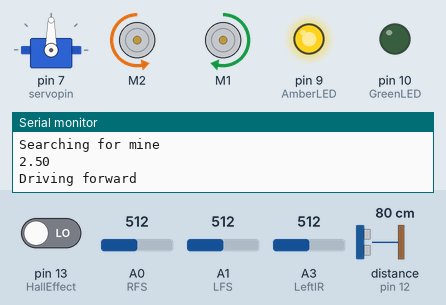
Simulated run of this sketch. Board: Arduino Uno, built with avr-gcc and run on an emulated ATmega328P. Parts: servo, 2 × DC motor (green arrow = forward, orange = backward, longer = faster), output pins drawn as LEDs (lit = HIGH), the last lines printed to the serial monitor. Wiring (inferred from the names in the program): ultrasonic range finder: trigger pin 11; echo pin 12. The inputs (shaded band) are chosen by the test bench; at power-on: distance to the obstacle (sensor on pin 12) 80 cm, pin 13 (HallEffect) LOW, A0 (RFS) = 512, A1 (LFS) = 512, A3 (LeftIR) = 512. The echo pulse lasts 58.3 µs per cm; pins used as bus, display or sensor lines are not drawn.

Above: at 4.2 s.
4.3 s: distance to the obstacle (sensor on pin 12) set to 66 cm
14.0 s: distance to the obstacle (sensor on pin 12) set to 55 cm
18.0 s: distance to the obstacle (sensor on pin 12) set to 2 cm
At 26.8 s:
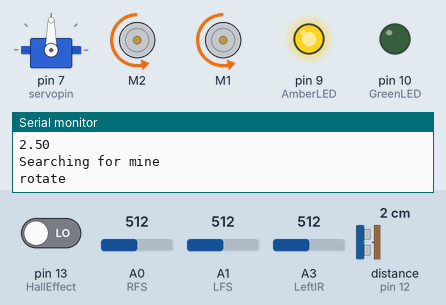
27.1 s: distance to the obstacle (sensor on pin 12) set to 120 cm
At 33.8 s:
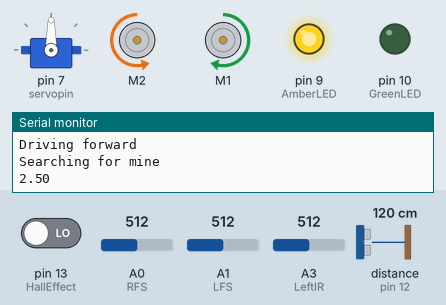
34.6 s: pin 13 (HallEffect) driven HIGH
At 40.1 s:
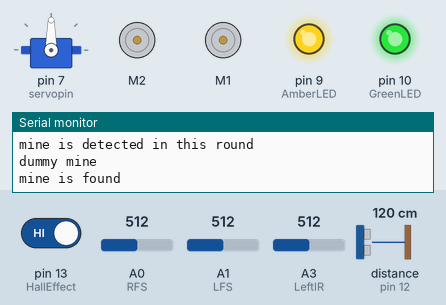
46.2 s: distance to the obstacle (sensor on pin 12) set to 4 cm
At 51.7 s:
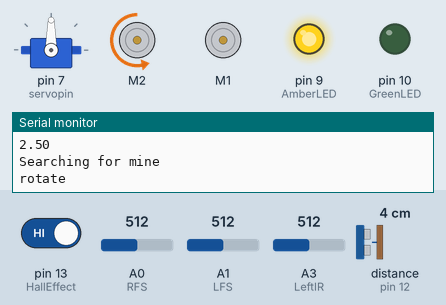
Timing chart, 0 to 53.2 s (numbered marks = the images above; inputs shaded):
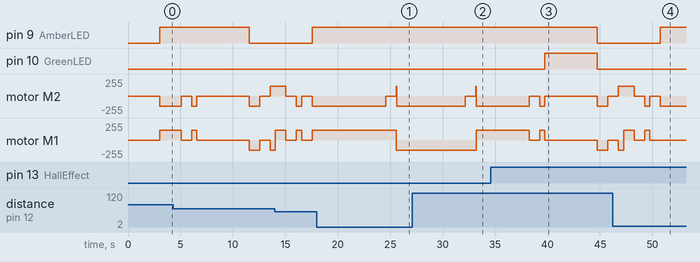

The sketch:

Wednesday_competition_Leo_comment.ino
```cpp
#define trigPin 11
#define echoPin 12
#define GreenLED 10
#define AmberLED 9

#define LFS A1 //line follower left sensor
#define RFS A0 // line follower right sensor
#define servopin 7
#define HallEffect 13

#define LeftIR A3


//#include <turning_left.ino> //the file that holds turning function
#include <Wire.h>
#include <Adafruit_MotorShield.h>
#include <Servo.h>

Servo myservo;
// Create the motor shield object with the default I2C address
Adafruit_MotorShield AFMS = Adafruit_MotorShield();

// Select which 'port' M1, M2, M3 or M4. In this case, M1 and M2
Adafruit_DCMotor *rightMotor = AFMS.getMotor(2);
Adafruit_DCMotor *leftMotor = AFMS.getMotor(1);

void searching_for_mines(int line_follower_right,int line_follower_left,int ultrasound_distance);
void mine_found(int line_follower_right,int line_follower_left,int ultrasound_distance);
void driving_forward(int driving_speed, int driving_time);
void turning_about_its_centre(int turning_speed, int driving_time, int turn_direction); //declaring function
void turning_to_the_next_line(int turning_speed, int driving_time, int turn_direction);
void driving_backward(int driving_speed, int driving_time);
void line_follower(int right_or_left);
void blinking(int ledPin);

int line_follower_threshold = 700; //line follower readings are >900 when white line and  <300 when black surface (DEPENDS ON WEATHER)
int turning_time_right_using_one_wheel = 530; //calibrate after each change made to the prototype
int turning_time_left_using_one_wheel = 650;
//int turning_time_right_centre = 130;
//int turning_time_left_centre = 130;
//int turning_time_around_centre = 280;

int threshold_IR = 1.8; // threshold for IR sensor

unsigned long currentmillis, previousmillis = 0, turnmillis = 0, IRmillis = 0, interval = 1000, ledState = 0;

long duration, ultrasound_distance;
long line_follower_left,line_follower_right;

int detecting_mine();
int dummy_or_live();

int mine = 0; //is 1 if found, is 0 if not
int turns = 1; //a variable that is couting how many turns has the robot made
int right_angle = 1; //used for the last part for guiding the robot back to it's starting position
int stop_program = 0; //will run everything until it is not 1
int active = 0; //0 for dummy and 1 for active
int pos = 20, lever_flag = 0; //initial position and direction of servo
int line_follower_starting_variable =0 ; //used to avoid turning at the beginning when robot moves from starting position
int line_follower_final_variable = 0; //used to avoid fluctuation in the line follower sensor readings when it rotates

int variable_1 = 0; //for avoiding ultrasound fluctuation
int variable_2 = 0;
int variable_3 = 0;

void setup()
{
  Serial.begin (9600);

  pinMode(trigPin, OUTPUT);
  pinMode(echoPin, INPUT);
  pinMode(AmberLED, OUTPUT);
  pinMode(GreenLED, OUTPUT);
  pinMode(LFS, INPUT);
  pinMode(RFS, INPUT);
  myservo.attach(servopin);

  AFMS.begin();  // create with the default frequency 1.6KHz

  //time to take out the usb cable
  Serial.println("waiting");
  int i;
  for (i=0; i<300; i++)
  {
    delay(10);
  }
}

void loop()
{
  if (stop_program == 0)
  {

    //light sensor for line following readings
    line_follower_left = analogRead(LFS);
    line_follower_right = analogRead(RFS);

    //ultrasound readings
    digitalWrite(trigPin, LOW); // Added this line
    delayMicroseconds(2); // Added this line
    digitalWrite(trigPin, HIGH);
    delayMicroseconds(10); // Added this line
    digitalWrite(trigPin, LOW);
    duration = pulseIn(echoPin, HIGH);
    ultrasound_distance = (duration/2) / 29.1;

    currentmillis = millis();
    if (mine == 0)
      blinking(AmberLED);

    //if mine is not found use function searching_for_mines
    if (mine == 0)
    {
      line_follower_starting_variable = line_follower_starting_variable + 1 ;
      searching_for_mines(line_follower_right,line_follower_left, ultrasound_distance);
    }

    //if mine is found use function mine_found
    if (mine == 1)
    {
      mine_found(line_follower_right,line_follower_left,ultrasound_distance);
    }
  }
}


//    searching for mine, will make 6 turns and then come back to the starting position if nothing is found,
//    if found will jump to mine_found function
void searching_for_mines(int line_follower_right,int line_follower_left, int ultrasound_distance)
{
  Serial.println("Searching for mine");
  if (turns < 6) //this amount of turns was chosen so it would fulfill the task in 5 mins
  {

    //turning using one wheel when it sees the white line, should turn to the next line
    if (line_follower_right > line_follower_threshold && line_follower_left > line_follower_threshold &&line_follower_starting_variable >100 )
    {
      int turning_speed = 150;
      int driving_time = turning_time_right_using_one_wheel;
      driving_backward(turning_speed, driving_time/2); //so while rotating would not touch the box for mines
      turning_to_the_next_line(turning_speed, driving_time, 2); //turn direction = 2, because to the right
      turns = turns + 1; //to estimate how many turns the robot has done

    }

    //just in case it does not sense anything just go forward
    if (ultrasound_distance >= 300 || ultrasound_distance <= 0)
    {
      Serial.println("Out of range");
      Serial.println("Driving forward");
      int driving_speed = 150;
      int driving_time = 5;
      driving_forward(driving_speed, driving_time);
      delay(10);
    }

    else
    {
      if (ultrasound_distance <= 35) //avoid robot turning at the wrong time
      {
        variable_3 = variable_2;
        variable_2 = variable_1;
        variable_1 = 1;
      }
      if (ultrasound_distance > 35) //variable were added, because the ultrasound sensor was fluctuating
      {
        variable_3 = variable_2;
        variable_2 = variable_1;
        variable_1 = 0;
      }

      //This is turning using one wheel when it sees the wall
      if (ultrasound_distance<=35 && variable_1 == 1 && variable_2 == 1 && variable_3 == 1) //turns if all 3 variables are 1 (3 in a row readings are correct)
      {
        Serial.println("rotate");
        int turning_speed = 150;
        int driving_time = turning_time_left_using_one_wheel;//for the compiler
        int turn_direction = 1; //turn_direction = 1 if left, = 2 if right
        turning_to_the_next_line(turning_speed, driving_time, turn_direction);

        turns = turns + 1; //to estimate how many turns it will do
        variable_1 =variable_2 = variable_3 = 0;

        int driving_speed=150;
        driving_time=3000;
        driving_backward(driving_speed, driving_time); //driving backwards to adjust to the walls

        turnmillis = millis();
      }

      //function for detecting mine
      mine = detecting_mine();
      if (mine == 1) //mine detected
      {
        Serial.println("mine is detected in this round");
        digitalWrite(AmberLED, HIGH);
        leftMotor -> run(RELEASE);
        rightMotor -> run(RELEASE);
        delay(1000);
        int driving_speed = 150;
        int driving_time = 5;
        driving_forward(driving_speed, driving_time);
        delay(500);
        rightMotor -> run(RELEASE);
        leftMotor -> run(RELEASE);
        active = dummy_or_live(); //drive forward to utilize the hall effect
      }

      if (ultrasound_distance > 35 && mine == 0)
      {
        Serial.println("Driving forward");
        int driving_speed = 150;
        int driving_time = 5;
        driving_forward(driving_speed, driving_time);
        delay(10);
      }
    }
  }
  if (turns == 6) // will start driving back to the starting position
  {

    if (ultrasound_distance <= 35)
    {
      variable_3 = variable_2;
      variable_2 = variable_1;
      variable_1 = 1;
    }
    if (ultrasound_distance > 35)
    {
      variable_3 = variable_2;
      variable_2 = variable_1;
      variable_1 = 0;
    }

    line_follower_final_variable = line_follower_final_variable + 1;

    // right_angle variable makes sure that the turns are made one after another, prevents incorrect movement of the robot
    if (ultrasound_distance <= 35 && ultrasound_distance >= 20 && right_angle == 2 && variable_1 == 1 && variable_2 == 1 && variable_3 == 1)
    {
      //the robot will be turning right to place itself in the starting position
      int turning_speed = 150;
      int driving_time = 250;
      turning_to_the_next_line(turning_speed, driving_time, right_angle);
      rightMotor->run(RELEASE);
      leftMotor->run(RELEASE);
      delay(1000);

      stop_program = 1; //will stop the robot from moving

      //in case stop_program does not work, use the loop so it would be enough time to unplug the battery
      Serial.print("stop running");
      int i;
      for (i=0; i<1000; i++)
      {
        delay(10);
      }
    }

    //turning left once the white line is found
    if ((line_follower_right > line_follower_threshold && line_follower_left > line_follower_threshold && line_follower_final_variable >= 50) && right_angle == 1)
    {
      int turning_speed = 150;
      int driving_time = 230;  //need to be calibrated
      driving_backward(turning_speed, driving_time/2); //so while rotating would not touch the box for mines
      turning_to_the_next_line(turning_speed, driving_time, right_angle); // turn to the left 90 degrees
      right_angle = 2;
    }

    //following the line
    if (line_follower_left > line_follower_threshold && right_angle == 2)
    {
      line_follower(1);
    }
    if (line_follower_right > line_follower_threshold && right_angle == 2)
    {
      line_follower(2);
    }

    else
    {
      Serial.println("Driving forward");
      int driving_speed = 150;
      int driving_time = 10;
      driving_forward(driving_speed, driving_time); //might worth checking what would change if put release at the end
      delay(10);
    }
  }
}

//function that is running when the mine = 1 (it is found)
void mine_found(int line_follower_right,int line_follower_left,int ultrasound_distance)
{
  Serial.println("mine is found");
  leftMotor -> run(RELEASE);
  rightMotor -> run(RELEASE); //stops driving
  //controlling LED
  if(active == 0)
    digitalWrite(GreenLED, HIGH);
  delay(5000);
  digitalWrite(AmberLED, LOW);
  digitalWrite(GreenLED, LOW);
  mine = 0;
  //turning to avoid mine sticking to robot or detecting it twice
  int turning_speed = 150;
  int driving_time = 100;  //not calibrated yet
  turning_about_its_centre(turning_speed, driving_time, 1);
  driving_backward(turning_speed, driving_time);
  delay(500);
  turning_about_its_centre(turning_speed, driving_time, 2);
  driving_forward(turning_speed, driving_time);
  delay(500);
  leftMotor -> run(RELEASE);
  rightMotor -> run(RELEASE);
  Serial.println("wiggle successful");
  delay(1000);
}

//function that commands to drive forward
void driving_forward(int driving_speed, int driving_time)
{
  rightMotor->run(BACKWARD);
  leftMotor->run(FORWARD);
  int i;
  for (i=0; i < driving_time; i++)
  {
    leftMotor->setSpeed(driving_speed); //sets speed for both motors
    rightMotor->setSpeed(driving_speed);
  }
}

//function that commands to drive backwards
void driving_backward(int driving_speed, int driving_time)
{
  rightMotor->run(FORWARD);
  leftMotor->run(BACKWARD);
  int i;
  for (i=0; i < driving_time; i++)
  {
    leftMotor->setSpeed(driving_speed); //sets speed for both motors
    rightMotor->setSpeed(driving_speed);
  }
}

//function that commands to turn to the next line (turn 180, but using one wheel only
void turning_to_the_next_line(int turning_speed, int driving_time, int turn_direction)
{
  AFMS.begin();  // create with the default frequency 1.6KHz // not sure if this is needed
  int i;

  if (turn_direction == 1)
  { //turning left
    rightMotor->run(BACKWARD);
    for (i=0; i < driving_time; i++)
    {
      rightMotor->setSpeed(turning_speed);
      delay(10);
    }
    rightMotor->run(RELEASE);
    delay(1000);
  }

  if (turn_direction == 2)
  {  //turning right
    leftMotor->run(FORWARD);
    int i;
    for (i=0; i < driving_time; i++)
    {
      leftMotor->setSpeed(turning_speed);
      delay(10);
    }
    leftMotor->run(RELEASE);
    delay(1000);
  }
}


//function that commands to turn around, keeping the mass centre in the same place(turning both wheels)
void turning_about_its_centre(int turning_speed, int driving_time, int turn_direction)
{
  //turn_direction = 1 if left = 2 if right

  AFMS.begin();  // create with the default frequency 1.6KHz //not sure if this is needed
  int i;

  if (turn_direction == 1)
  { //turning left
    rightMotor->run(BACKWARD);
    leftMotor->run(BACKWARD);
    for (i=0; i < driving_time; i++)
    {
      rightMotor->setSpeed(turning_speed); //sets speed for both motors
      leftMotor->setSpeed(turning_speed);
      delay(10);
    }
    rightMotor->run(RELEASE);
    leftMotor->run(RELEASE);
    delay(1000);
  }

  if (turn_direction == 2)
  {  //turning right
    leftMotor->run(FORWARD);
    rightMotor->run(FORWARD);
    int i;
    for (i=0; i < driving_time; i++)
    {
      leftMotor->setSpeed(turning_speed); //sets speed for both motors
      rightMotor->setSpeed(turning_speed);
      delay(10);
    }
    leftMotor->run(RELEASE);
    rightMotor->run(RELEASE);
    delay(1000);
  }
}


//function for following the line
void line_follower(int right_or_left) //if right = 1, if left = 2
{
  AFMS.begin();
  int speedmotor = 150;
  int driving_time = 20;
  int i;
  rightMotor->run(BACKWARD);
  leftMotor->run(FORWARD);

  if (right_or_left == 1)
  { //left sensor, means needs to rotate to left
    for (i=0; i<driving_time ; i++)
    {
      rightMotor->setSpeed(speedmotor);
      delay(10);
    }
    rightMotor->run(RELEASE);
  }

  if (right_or_left == 2){ //right sensor, means needs to rotate to right
    for (i=0; i<driving_time ; i++){
      leftMotor->setSpeed(speedmotor);
      delay(10);
    }
    leftMotor->run(RELEASE);
  }
}

//function for utilizing the IR sensor to detect the mine
int detecting_mine()
{
  float VIR1 = 0.00, VIR2 = 0.00, cm = 0.00;
  //digitalWrite(IR_input, HIGH);
  VIR1 = analogRead(LeftIR)*5.0/1024.0;  //sensor on the lever, which is A3
  //VIR2 = analogRead(RightIR)*5.0/1024.0;  //sensor on the stationary bit, which is A2
  Serial.println(VIR1);
  //Serial.print("  ");
  //Serial.println(VIR2);
  IRmillis = millis();
  if (ultrasound_distance >= 60 && IRmillis - turnmillis >= 5000)
  {
    if(VIR1 <= threshold_IR && VIR2 <= threshold_IR)
      return 0;
    else
      return 1;
  }
  else
    return 0;
}

//function for detecting whether the mine is live or not using the hall effect and comparator
int dummy_or_live()
{
  int hall;
  hall = digitalRead(HallEffect);
  //hall effect 1 = no mine, 0 = mine
  if (hall == HIGH)
  {
    Serial.println("dummy mine");
    return 0; // high means dummy mine
  }
  else
  {
    Serial.println("live mine");
    return 1; // low means active mine
  }
}

//function for controlling LED blinking as required
void blinking(int ledPin)
{
  int ledState;
  currentmillis = millis();
  if (currentmillis - previousmillis >= interval)
  {
    previousmillis = currentmillis;
    if (ledState == 0)
    {
      ledState = 1;
    }
    else
    {
      ledState = 0;
    }
    digitalWrite(ledPin, ledState);
  }
}
```

Measured:
- after the input at 18.0 s, motor M2: backward 150/255 → stopped after 6.6 s, → backward 150/255 1.0 s later; motor M1: forward 150/255 → backward 150/255 after 7.6 s
- after the input at 27.1 s, motor M1: backward 150/255 → forward 150/255 after 6.1 s
- after the input at 34.6 s, pin 10 (GreenLED): LOW → HIGH after 5.1 s, → LOW 5.0 s later
- after the input at 46.2 s, pin 10 (GreenLED): stays LOW (without the input it goes to HIGH after 6.1 s)
